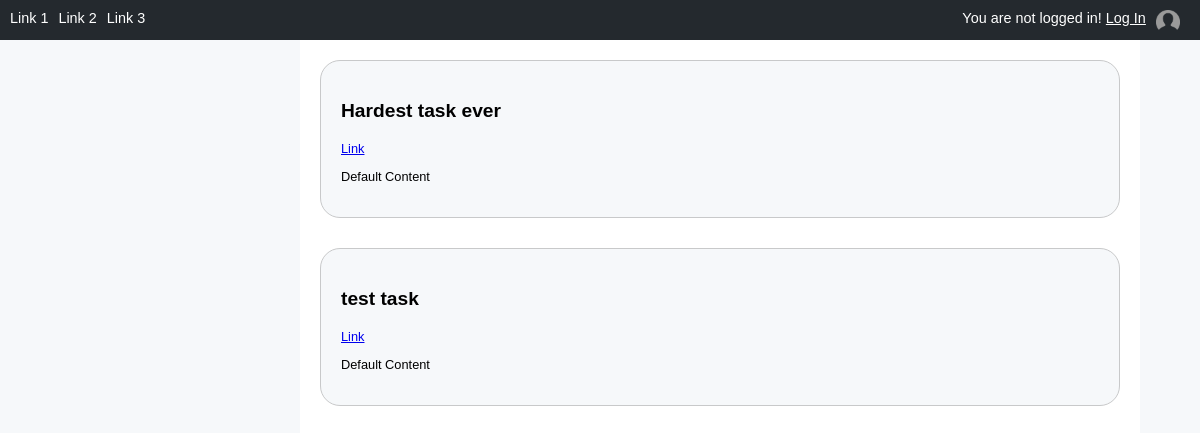
/main_app, run on an earlier commit of the app's database.
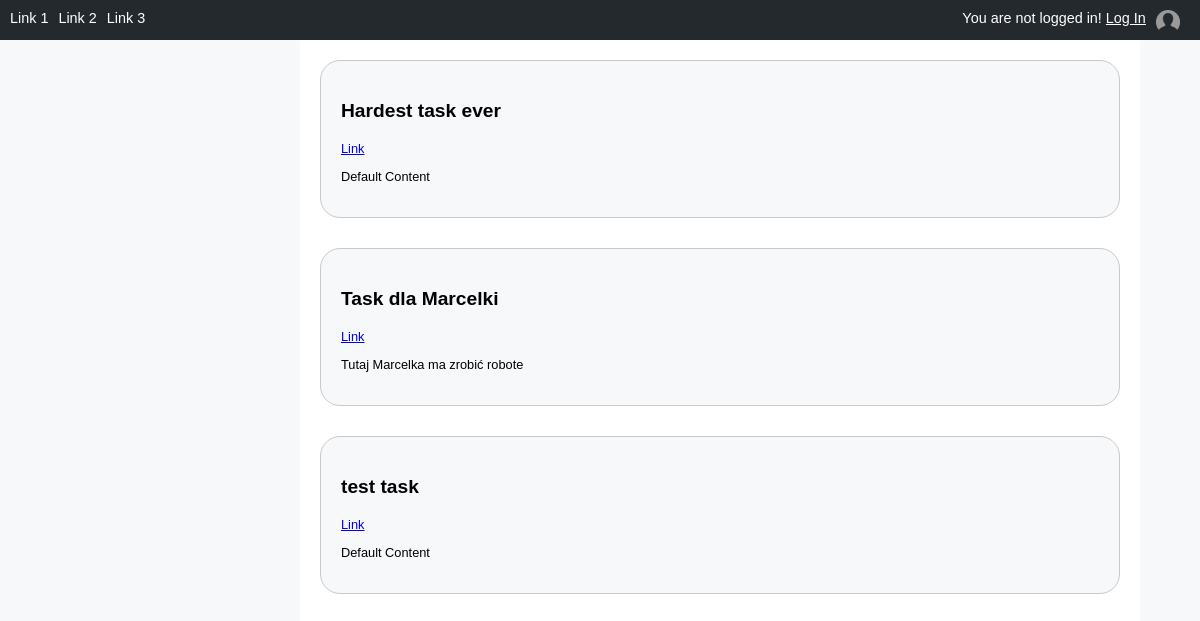
And on a later commit of the database.
### main_app/models.py (models this page shows, shortened)
class Task(models.Model):
    task_name = models.CharField(max_length=200)
    task_url = models.CharField(max_length=200)
    description = models.TextField(max_length=1000)

### main_app/views.py (the view)
# urls.py: path('', views.IndexView.as_view(), name='index'),
class IndexView(generic.ListView):
    template_name = 'main_app/index.html'
    context_object_name = 'task_list'
    def get_queryset(self):
        return Task.objects.order_by('task_name')

### main_app/templates/main_app/index.html
{% extends "main_app/base.html" %}
{% block content %}
<div class="tasks_container">
    <div class="task_list">
        {% if task_list %}
            {% for task in task_list %}
                <div class="task_container">
                    <p class="task_title">{{ task.task_name }}</p>
                    <a class="task_link" href="{{task.task_url}}">Link</a>
                    <p>{{task.description}}</p>
                </div>
            {% endfor %}
        {% else %}
            <p>No tasks are available.</p>
        {% endif %}
    </div>
</div>
{% endblock content %}

### main_app/templates/main_app/base.html (shortened to what this page needs)
{% load static %}
<link rel="stylesheet" type="text/css" href="{% static 'main_app/css/style.css' %}">
<link rel="stylesheet" type="text/css" href="{% static 'main_app/css/user_profile.css' %}">
<body>
    <div class="main_navigation">
        <nav >
            <a class="nav_element" href="">Link 1</a>
            <a class="nav_element" href="">Link 2</a>
            <a class="nav_element" href="">Link 3</a>
            <div class="right_menu">
                <div class="user_profile">
                    <div class="nav_element user_name">
                        {% if user.is_authenticated %}
                            Hi {{ user.first_name }} {{ user.last_name }}!
                        {% else %}
                            You are not logged in! <a href="{% url 'login' %}">Log In</a>
                        {% endif %}
                    </div>
                    <div class="nav_element user_img">
                        <img src="{% static 'main_app/assets/user.png' %}" alt="user logo">
                    </div>
                </div>
            </div>
        </nav>
    </div>
    <div class="container">
        {% block content %}
        {% endblock content %}
    </div>
</body>

### main_app/static/main_app/css/style.css (style rules this page uses)
body { width: 100%; margin: 0; font-family:'Montserrat', sans-serif; background-color: #f6f8fa; font-size: 0.8rem; }
.container { height: 100%; width: 70%; margin: 0 auto; margin-left: 25%; background-color:#fff; border: 2px black; }
nav { background-color: #24292e; overflow: hidden; height: 20px; padding: 10px; }
nav > .right_menu { float: right; }
nav > .right_menu > .user_profile { float: left; height: 100%; }
.nav_element { margin-right: 10px; height: 100%; width: auto; float: left; color: white; text-decoration: none; font-size: 0.9rem; }
.nav_element > a { color: white; }
.user_img > img { display: block; margin: 0 auto; max-width: 100%; max-height: 100%; }
.tasks_container { padding: 20px; }
.task_container { border-radius: 20px; background-color: f6f8fa; padding: 20px; margin-bottom: 30px; border: 1px #c8c9ca solid; }
.task_title { font-size: 1.2rem; font-weight: bold; }

What changed in the data, as far as the page shows it:
added Task: task_name "Task dla Marcelki", description "Tutaj Marcelka ma zrobić robote"
